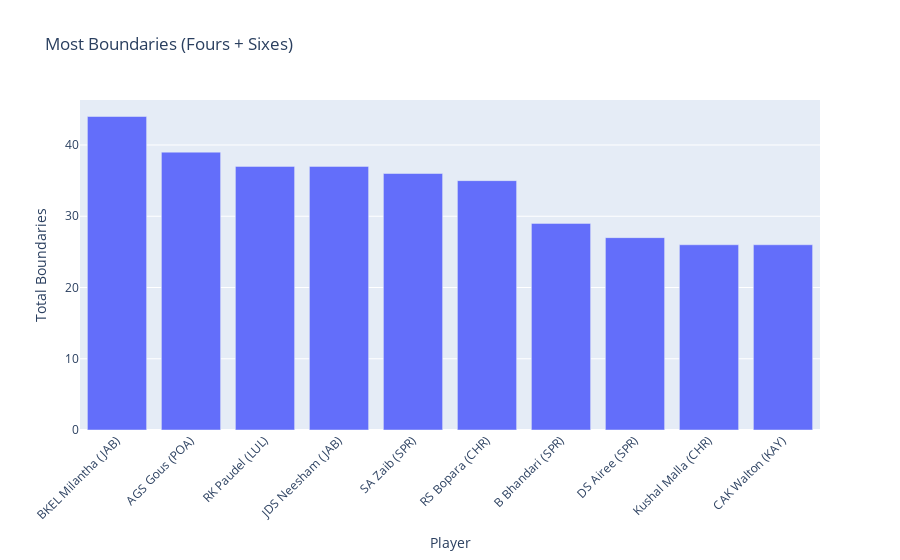

The notebook cell saved with this chart:
### Markdown cell above
### Most Boundaries

### Code cell
df['boundary_fours'] = pd.to_numeric(df['boundary_fours'], errors='coerce').fillna(0)
df['boundary_sixes'] = pd.to_numeric(df['boundary_sixes'], errors='coerce').fillna(0)
df['total_boundaries'] = df['boundary_fours'] + df['boundary_sixes']
top_boundaries = df.sort_values('total_boundaries', ascending=False).head(10)
fig_boundaries = px.bar(top_boundaries, x='player', y='total_boundaries', title='Most Boundaries (Fours + Sixes)')
fig_boundaries.update_layout(xaxis_title='Player', yaxis_title='Total Boundaries', xaxis_tickangle=-45)
fig_boundaries.show()

### Figure 1 — Plotly figure (JSON) as saved in the notebook; plotly's stock layout.template omitted (floating-point values rounded to 4 significant figures)
{"data": [{"alignmentgroup": "True", "hovertemplate": "player=%{x}<br>total_boundaries=%{y}<extra></extra>", "legendgroup": "", "marker": {"color": "#636efa", "pattern": {"shape": ""}}, "name": "", "offsetgroup": "", "orientation": "v", "showlegend": false, "textposition": "auto", "type": "bar", "x": ["BKEL Milantha (JAB)", "AGS Gous (POA)", "RK Paudel (LUL)", "JDS Neesham (JAB)", "SA Zaib (SPR)", "RS Bopara (CHR)", "B Bhandari (SPR)", "DS Airee (SPR)", "Kushal Malla (CHR)", "CAK Walton (KAY)"], "xaxis": "x", "y": [44, 39, 37, 37, 36, 35, 29, 27, 26, 26], "yaxis": "y"}], "layout": {"barmode": "relative", "legend": {"tracegroupgap": 0}, "title": {"text": "Most Boundaries (Fours + Sixes)"}, "xaxis": {"anchor": "y", "domain": [0, 1], "tickangle": -45, "title": {"text": "Player"}}, "yaxis": {"anchor": "x", "domain": [0, 1], "title": {"text": "Total Boundaries"}}}}
